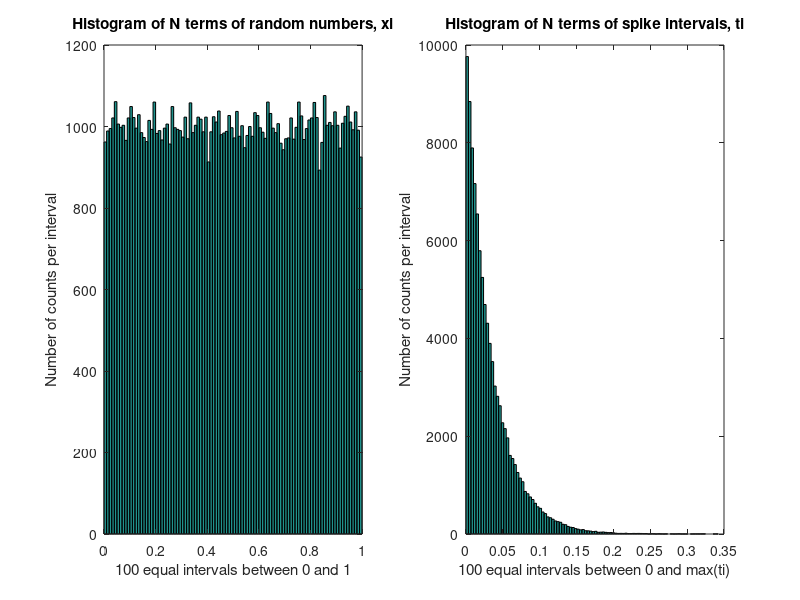
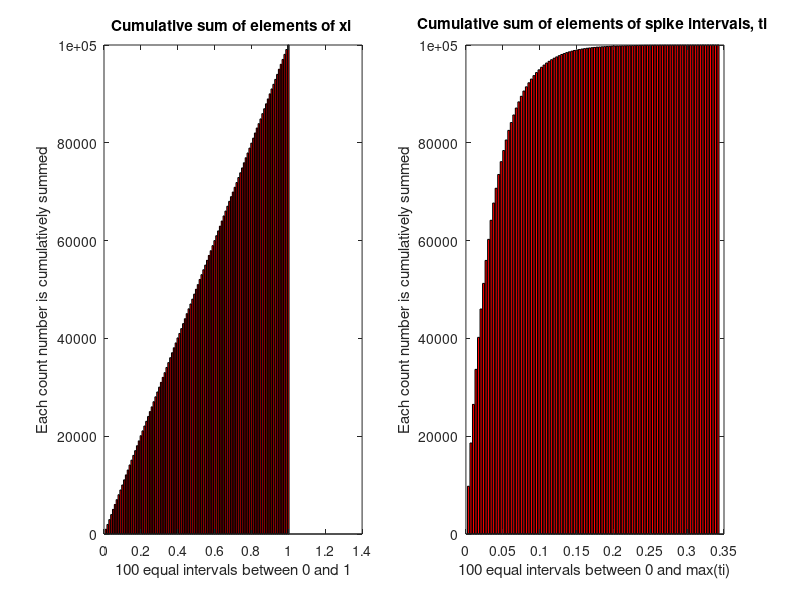
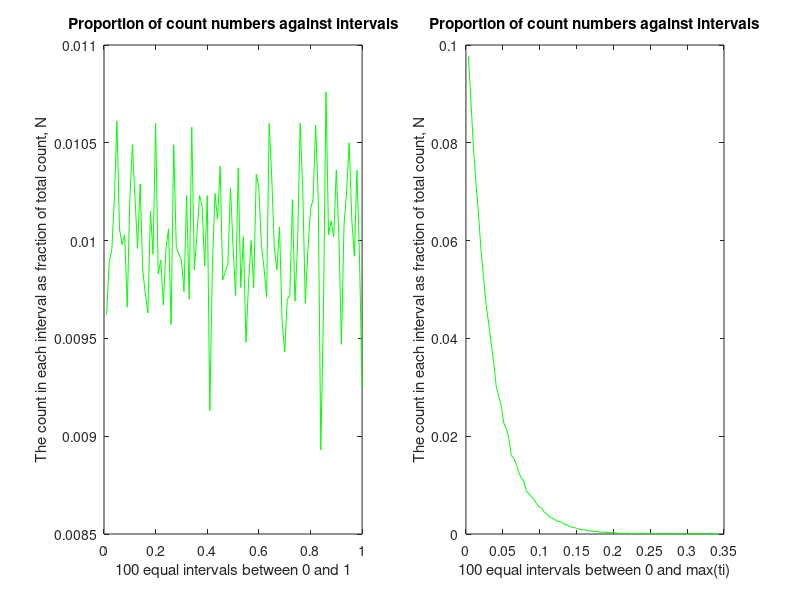
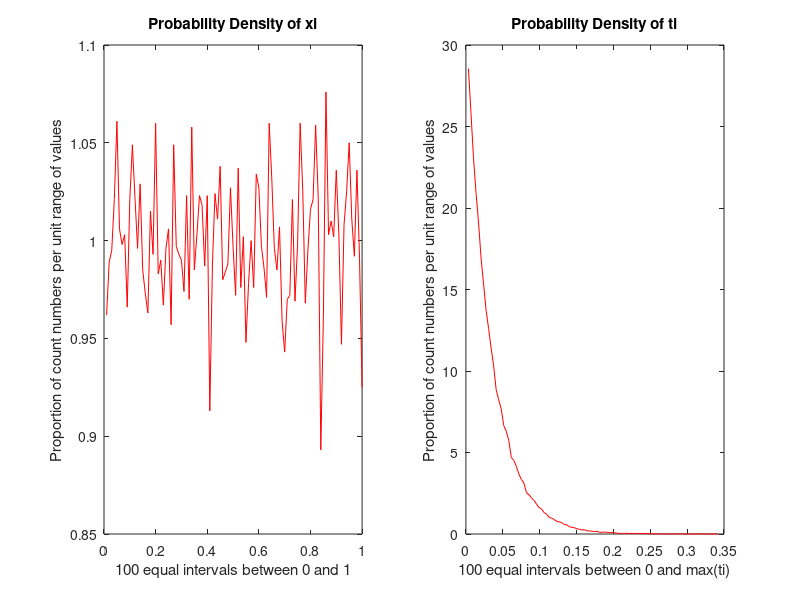

Write the MATLAB code that produced these figures, in order.
% THEORETICAL NEUROSIENCE - ASSIGNMENT 8 - SEYMA BAYRAK
% ASSIGNMENT A & B

%--------------------------------------------------------------------------

% ASSIGNMENT A

N = 100000;                     % number of elements of xi and ti vector
v = 30;                         % average spike rate (Hz)
hist_steps = 100;

xi = rand(1, N);                % N number of random variables betwn. [0 1] 
ti = -(1/v) * log(1-xi);        % N spike intervals (s)

% Sorting elements of both xi and ti vectors
xi = sort(xi);
ti = sort(ti);

% Dividing xi and ti vectors into 100 intervals / percentiles
dx = 1/hist_steps;              % Increment steps among xi elements
Dx = 0+dx:dx:1;                 % Grouping xi values in percentiles
dt = max(ti)/(hist_steps);      % Increment steps among ti elements
Dt = 0+dt:dt:max(ti);           % Grouping ti values in percentiles

% Plotting histogram figures
figure(1);
subplot(1,2,1)
hist(xi, hist_steps);
title('Histogram of N terms of random numbers, xi')
xlabel('100 equal intervals between 0 and 1')
ylabel('Number of counts per interval')
[n_xi m] = hist(xi, hist_steps); % n_xi is a vector for # of counts / int.
subplot(1,2,2)
hist(ti, hist_steps);
title('Histogram of N terms of spike intervals, ti')
xlabel('100 equal intervals between 0 and max(ti)')
ylabel('Number of counts per interval')
[n_ti k] = hist(ti, hist_steps); % n_ti is a vector for # of counts / int.

% Confirmation of total number of counts = N
a=sum(n_xi);   fprintf('Sum of all counts at xi vector is %8.0f \n',a);
b=sum(n_ti);   fprintf('Sum of all counts at ti vector is %8.0f \n',b);

% Cumulative sum of elements of "counting number vectors; n_xi and n_ti"
c_xi = cumsum(n_xi);
c_ti = cumsum(n_ti);

% Plotting cumulative sums of xi and ti
figure(2);
subplot(1,2,1)
bar(Dx, c_xi, 'r');               % displaying values in a vector as bars
title('Cumulative sum of elements of xi ')
xlabel('100 equal intervals between 0 and 1')
ylabel('Each count number is cumulatively summed')
subplot(1,2,2)
bar(Dt, c_ti, 'r');
title('Cumulative sum of elements of spike intervals, ti ')
xlabel('100 equal intervals between 0 and max(ti)')
ylabel('Each count number is cumulatively summed')

%Plotting proportion of # of counts against their corresp. intervals 
figure(3);
subplot(1,2,1)
plot(Dx, n_xi/N, 'g');             % n_xi/N means count as a fraction of N
title('Proportion of count numbers against intervals')
xlabel('100 equal intervals between 0 and 1')
ylabel('The count in each interval as fraction of total count, N')
subplot(1,2,2);
plot(Dt, n_ti/N, 'g');             % n_ti/N means count as a fraction of N
title('Proportion of count numbers against intervals')
xlabel('100 equal intervals between 0 and max(ti)')
ylabel('The count in each interval as fraction of total count, N')

% Confirmation that sum of count fractions are 1 !
a1=sum(n_xi/N);  
fprintf('Sum of proportional counts of xi is %1.0f \n',a1)
a2=sum(n_ti/N);
fprintf('Sum of proportional counts of ti is %1.0f \n',a2)

% Probability Density = Proportion of Events per unit range of values
Px=(n_xi/N)/dx;                 % Probability Density for x
Pt=(n_ti/N)/dt;                 % Probability Density for spike interval

% Plotting Probability Density against value
figure(4);
subplot(1,2,1)
plot(Dx, Px,'r')  % prop. of events (=counts) per unit int. range
title('Probability Density of xi')
xlabel('100 equal intervals between 0 and 1')
ylabel('Proportion of count numbers per unit range of values')
subplot(1,2,2)
plot(Dt,Pt,'r') % prop. of events (=counts) per unit int. range
title('Probability Density of ti')
xlabel('100 equal intervals between 0 and max(ti)')
ylabel('Proportion of count numbers per unit range of values')

% Confirmation that area under probability desnsity graphs are equal to 1!
A1=sum(Px)*dx;
fprintf('Area under probability density graph of xi is %1.0f \n',A1)
A2=sum(Pt)*dt;
fprintf('Area under probability density graph of ti is %1.0f \n',A2)

%--------------------------------------------------------------------------

% ASSIGNMENT B.1

% Computing the survivior function, Sk --   NUMERICAL APPROACH
Sk=zeros(1,hist_steps);
for i=1:hist_steps
    Sk(i)=1-sum(Pt(1:i))*dt;       % Here dt=ti(max)/100  
end

% Computing the hazard function, haz -- NUMERICAL APPROACH
foo=0.7*hist_steps;                % hack "numerical probs"
haz=Pt(1:foo)./Sk(1:foo);          % only first 70 elem. of Sk & Pt are OK

figure(5);
subplot(1,2,1)
plot(Dt,Sk)
axis([0 Dt(length(Dt)) 0 1 ])
title('Survivor Function Computed Numerically')
xlabel('N inter spike intervals, ti')
ylabel('Survivor function corresponding to ti values')
subplot(1,2,2)
plot(Dt(1:foo), haz)
title('Hazard Function Computed Numerically')
xlabel('inter spike intervals, ti, only 70 % of its elements')
ylabel('Hazard Function corresponding to first 70% of ti')

% Confirmation that average value of hazard function is around v=30  !
ave=sum(haz)/length(haz);
fprintf('Average value of Hazard Function is %f \n',ave);

% ASSIGNMENT B.2

% Assume that hazard function is CONSTANT and equals to v=30;
haz_constant=v;

% Computing the survivor function, St --    ANALYTIC APPROACH
St=exp(-v*Dt);

% Probability Int. Distribution function, Ptt -- ANALYTIC APPROACH
Ptt=haz_constant*St;

% Plotting both numerical & analytical solutions on same graphs
figure(6);
subplot(1,2,1)
hold on
plot(Dt,Sk,'b','LineWidth',3)
plot(Dt,St, '--r')
axis([0 Dt(length(Dt)) 0 1 ])
title('Survivor Functions; Numerically & Analytically')
xlabel('N inter spike intervals, ti')
ylabel('Survivor Functions')
subplot(1,2,2)
plot(Dt,Pt,Dt,Ptt, '--r')
title('Probability Distributions; Numerically & Analytically')
xlabel('N inter spike intervals, ti')
ylabel('Probability Distributions')


%-------------------------------------------------------------------------


